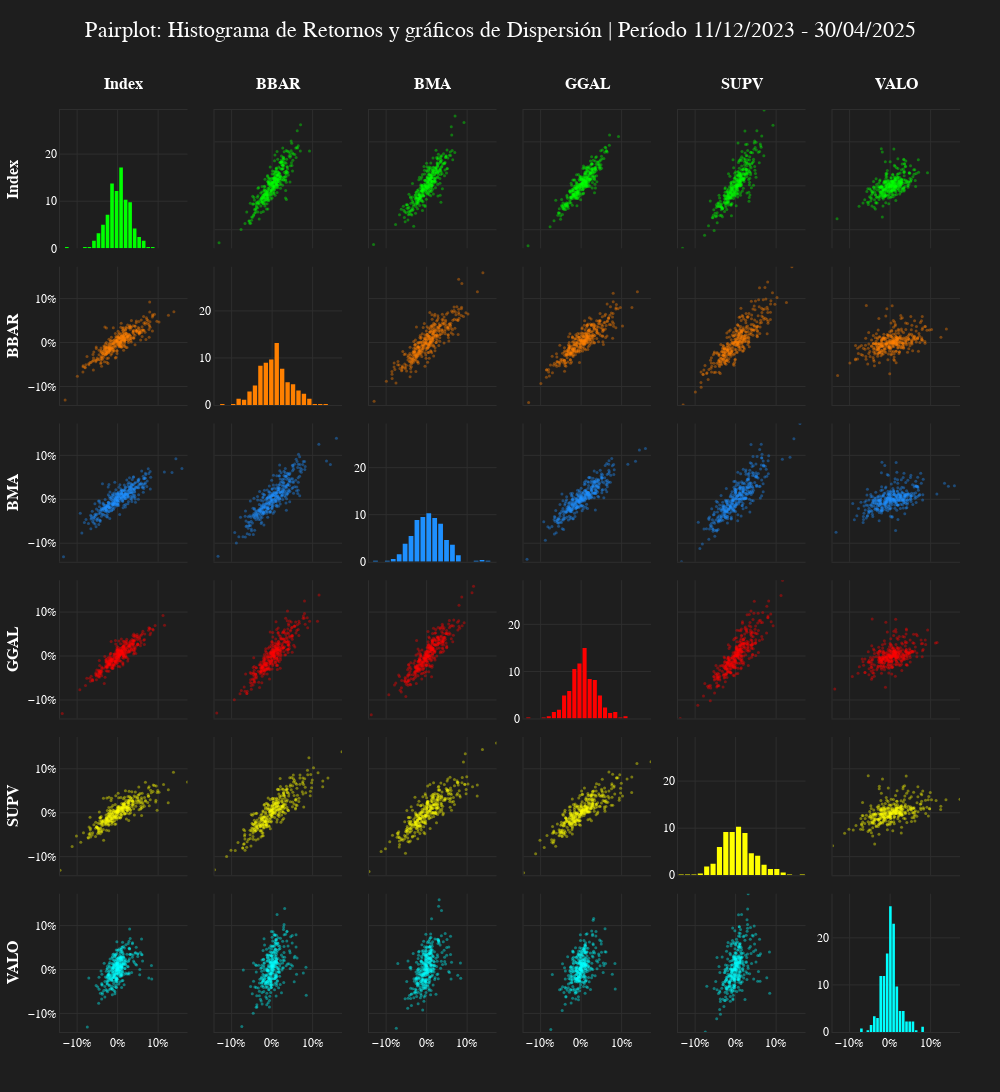

Notebook source saved alongside this figure:
### Markdown cell above
## 5.4 Scatter Matrix

### Code cell
datos = returns
fecha_inicio, fecha_fin = datos.index[[0, -1]]
periodo = f"{fecha_inicio.strftime('%d/%m/%Y')} - {fecha_fin.strftime('%d/%m/%Y')}"

graf_titulo = f'Pairplot: Histograma de Retornos y gráficos de Dispersión | Período {periodo}'

assets = datos.columns

assets_graph = len(datos.columns)
rows_graph = assets_graph
cols_graph = assets_graph

bins_hist = 20
x_min, x_max = datos.min().min(), datos.max().max()
y_max_hist = max(np.histogram(datos[asset], bins=bins_hist, density=True)[0].max() for asset in datos.columns)

fig_pairplot = make_subplots(
	rows=assets_graph, cols=assets_graph, shared_xaxes=True, shared_yaxes=False, horizontal_spacing=0.03, vertical_spacing=0.02)

def actualizar_ejes(row, col, x_range, y_range, is_histogram=False):
	show_x = row == assets_graph  # Mostrar solo en la última fila
	show_y = col == 1 or is_histogram  # Mostrar en la primera columna o si es un histograma

	fig_pairplot.update_xaxes(
		range=x_range, tickformat=".0%", 
		showticklabels=show_x, row=row, col=col)

	fig_pairplot.update_yaxes(
		range=y_range, tickformat=".0f" if is_histogram else ".0%", showticklabels=show_y, row=row, col=col)


for i, asset_x in enumerate(assets):
	for j, asset_y in enumerate(assets):
		row, col = i + 1, j + 1

		if i == j:  # Histograma
			hist_values, bin_edges = np.histogram(datos[asset_x], bins=bins_hist, density=True)
			bin_centers = bin_edges[:-1] + np.diff(bin_edges) / 2

			fig_pairplot.add_trace(go.Bar(x=bin_centers, y=hist_values, marker=dict(opacity=1, color=get_color(i)), showlegend=False), row=row, col=col)
			actualizar_ejes(row, col, [x_min, x_max], [0, y_max_hist * 1.1], is_histogram=True)

		else:  # Gráfico de dispersión
			fig_pairplot.add_trace(go.Scatter(x=datos[asset_x], y=datos[asset_y], mode='markers', marker=dict(size=3, opacity=0.4, color=get_color(i)), showlegend=False), row=row, col=col)
			actualizar_ejes(row, col, [x_min, x_max], [x_min, x_max])


fig_pairplot.update_layout(
	width=1000, height=205*rows_graph, margin=dict(l=60, r=40, t=110, b=60), autosize=True, 
	title=dict(text=graf_titulo, x=0.5, y=0.98))

# Nombres de los activos en la parte superior y en la primera columna
for i, asset in enumerate(assets):
	fig_pairplot.update_xaxes(title_text=f"<b>{asset}</b>", row=1, col=i+1, title_standoff=15, side='top')
	fig_pairplot.update_yaxes(title_text=f"<b>{asset}</b>", row=i+1, col=1)


set_bloomberg_dark(fig_pairplot)
fig_pairplot.show()

### Figure 1 — Plotly figure (JSON) as saved in the notebook; plotly's stock layout.template omitted (floating-point values rounded to 4 significant figures; data arrays with more than 128 entries replaced by an {"elided": "..."} marker saying what was removed)
{"data": [{"marker": {"color": "#00FF00", "opacity": 1}, "showlegend": false, "type": "bar", "x": [-0.1254, -0.1142, -0.1031, -0.09193, -0.08077, -0.06961, -0.05845, -0.04729, -0.03613, -0.02497, -0.01381, -0.002648, 0.008512, 0.01967, 0.03083, 0.04199, 0.05315, 0.06431, 0.07547, 0.08663], "xaxis": "x", "y": [0.2643, 0.0, 0.0, 0.0, 0.2643, 0.2643, 1.586, 3.172, 5.022, 7.137, 13.75, 12.16, 17.18, 10.31, 9.78, 4.229, 2.379, 1.586, 0.2643, 0.2643], "yaxis": "y"}, {"marker": {"color": "#00FF00", "opacity": 0.4, "size": 3}, "mode": "markers", "showlegend": false, "type": "scatter", "x": {"elided": "339 float values"}, "xaxis": "x2", "y": {"elided": "339 float values"}, "yaxis": "y2"}, {"marker": {"color": "#00FF00", "opacity": 0.4, "size": 3}, "mode": "markers", "showlegend": false, "type": "scatter", "x": {"elided": "339 float values"}, "xaxis": "x3", "y": {"elided": "339 float values"}, "yaxis": "y3"}, {"marker": {"color": "#00FF00", "opacity": 0.4, "size": 3}, "mode": "markers", "showlegend": false, "type": "scatter", "x": {"elided": "339 float values"}, "xaxis": "x4", "y": {"elided": "339 float values"}, "yaxis": "y4"}, {"marker": {"color": "#00FF00", "opacity": 0.4, "size": 3}, "mode": "markers", "showlegend": false, "type": "scatter", "x": {"elided": "339 float values"}, "xaxis": "x5", "y": {"elided": "339 float values"}, "yaxis": "y5"}, {"marker": {"color": "#00FF00", "opacity": 0.4, "size": 3}, "mode": "markers", "showlegend": false, "type": "scatter", "x": {"elided": "339 float values"}, "xaxis": "x6", "y": {"elided": "339 float values"}, "yaxis": "y6"}, {"marker": {"color": "#FF8000", "opacity": 0.4, "size": 3}, "mode": "markers", "showlegend": false, "type": "scatter", "x": {"elided": "339 float values"}, "xaxis": "x7", "y": {"elided": "339 float values"}, "yaxis": "y7"}, {"marker": {"color": "#FF8000", "opacity": 1}, "showlegend": false, "type": "bar", "x": [-0.1229, -0.1095, -0.09607, -0.08264, -0.06921, -0.05578, -0.04236, -0.02893, -0.0155, -0.002071, 0.01136, 0.02479, 0.03821, 0.05164, 0.06507, 0.0785, 0.09193, 0.1054, 0.1188, 0.1322], "xaxis": "x8", "y": [0.2197, 0.0, 0.2197, 1.318, 1.098, 2.856, 4.174, 8.348, 9.007, 9.666, 13.18, 7.689, 4.833, 4.394, 3.075, 2.416, 1.318, 0.2197, 0.2197, 0.2197], "yaxis": "y8"}, {"marker": {"color": "#FF8000", "opacity": 0.4, "size": 3}, "mode": "markers", "showlegend": false, "type": "scatter", "x": {"elided": "339 float values"}, "xaxis": "x9", "y": {"elided": "339 float values"}, "yaxis": "y9"}, {"marker": {"color": "#FF8000", "opacity": 0.4, "size": 3}, "mode": "markers", "showlegend": false, "type": "scatter", "x": {"elided": "339 float values"}, "xaxis": "x10", "y": {"elided": "339 float values"}, "yaxis": "y10"}, {"marker": {"color": "#FF8000", "opacity": 0.4, "size": 3}, "mode": "markers", "showlegend": false, "type": "scatter", "x": {"elided": "339 float values"}, "xaxis": "x11", "y": {"elided": "339 float values"}, "yaxis": "y11"}, {"marker": {"color": "#FF8000", "opacity": 0.4, "size": 3}, "mode": "markers", "showlegend": false, "type": "scatter", "x": {"elided": "339 float values"}, "xaxis": "x12", "y": {"elided": "339 float values"}, "yaxis": "y12"}, {"marker": {"color": "#1E90FF", "opacity": 0.4, "size": 3}, "mode": "markers", "showlegend": false, "type": "scatter", "x": {"elided": "339 float values"}, "xaxis": "x13", "y": {"elided": "339 float values"}, "yaxis": "y13"}, {"marker": {"color": "#1E90FF", "opacity": 0.4, "size": 3}, "mode": "markers", "showlegend": false, "type": "scatter", "x": {"elided": "339 float values"}, "xaxis": "x14", "y": {"elided": "339 float values"}, "yaxis": "y14"}, {"marker": {"color": "#1E90FF", "opacity": 1}, "showlegend": false, "type": "bar", "x": [-0.1262, -0.1116, -0.097, -0.08239, -0.06778, -0.05317, -0.03856, -0.02394, -0.009332, 0.00528, 0.01989, 0.0345, 0.04912, 0.06373, 0.07834, 0.09295, 0.1076, 0.1222, 0.1368, 0.1514], "xaxis": "x15", "y": [0.2019, 0.0, 0.2019, 0.6056, 1.615, 3.836, 5.451, 8.883, 9.488, 10.3, 9.287, 8.075, 4.643, 3.634, 1.413, 0.0, 0.0, 0.2019, 0.4038, 0.2019], "yaxis": "y15"}, {"marker": {"color": "#1E90FF", "opacity": 0.4, "size": 3}, "mode": "markers", "showlegend": false, "type": "scatter", "x": {"elided": "339 float values"}, "xaxis": "x16", "y": {"elided": "339 float values"}, "yaxis": "y16"}, {"marker": {"color": "#1E90FF", "opacity": 0.4, "size": 3}, "mode": "markers", "showlegend": false, "type": "scatter", "x": {"elided": "339 float values"}, "xaxis": "x17", "y": {"elided": "339 float values"}, "yaxis": "y17"}, {"marker": {"color": "#1E90FF", "opacity": 0.4, "size": 3}, "mode": "markers", "showlegend": false, "type": "scatter", "x": {"elided": "339 float values"}, "xaxis": "x18", "y": {"elided": "339 float values"}, "yaxis": "y18"}, {"marker": {"color": "#FF0000", "opacity": 0.4, "size": 3}, "mode": "markers", "showlegend": false, "type": "scatter", "x": {"elided": "339 float values"}, "xaxis": "x19", "y": {"elided": "339 float values"}, "yaxis": "y19"}, {"marker": {"color": "#FF0000", "opacity": 0.4, "size": 3}, "mode": "markers", "showlegend": false, "type": "scatter", "x": {"elided": "339 float values"}, "xaxis": "x20", "y": {"elided": "339 float values"}, "yaxis": "y20"}, {"marker": {"color": "#FF0000", "opacity": 0.4, "size": 3}, "mode": "markers", "showlegend": false, "type": "scatter", "x": {"elided": "339 float values"}, "xaxis": "x21", "y": {"elided": "339 float values"}, "yaxis": "y21"}, {"marker": {"color": "#FF0000", "opacity": 1}, "showlegend": false, "type": "bar", "x": [-0.1304, -0.1177, -0.1051, -0.09248, -0.07986, -0.06723, -0.05461, -0.04199, -0.02936, -0.01674, -0.004116, 0.008508, 0.02113, 0.03375, 0.04638, 0.059, 0.07163, 0.08425, 0.09687, 0.1095], "xaxis": "x22", "y": [0.2337, 0.0, 0.0, 0.2337, 0.4674, 1.402, 1.869, 4.907, 5.842, 10.52, 11.68, 14.96, 8.412, 8.179, 4.907, 2.337, 1.168, 1.402, 0.2337, 0.4674], "yaxis": "y22"}, {"marker": {"color": "#FF0000", "opacity": 0.4, "size": 3}, "mode": "markers", "showlegend": false, "type": "scatter", "x": {"elided": "339 float values"}, "xaxis": "x23", "y": {"elided": "339 float values"}, "yaxis": "y23"}, {"marker": {"color": "#FF0000", "opacity": 0.4, "size": 3}, "mode": "markers", "showlegend": false, "type": "scatter", "x": {"elided": "339 float values"}, "xaxis": "x24", "y": {"elided": "339 float values"}, "yaxis": "y24"}, {"marker": {"color": "#FFFF00", "opacity": 0.4, "size": 3}, "mode": "markers", "showlegend": false, "type": "scatter", "x": {"elided": "339 float values"}, "xaxis": "x25", "y": {"elided": "339 float values"}, "yaxis": "y25"}, {"marker": {"color": "#FFFF00", "opacity": 0.4, "size": 3}, "mode": "markers", "showlegend": false, "type": "scatter", "x": {"elided": "339 float values"}, "xaxis": "x26", "y": {"elided": "339 float values"}, "yaxis": "y26"}, {"marker": {"color": "#FFFF00", "opacity": 0.4, "size": 3}, "mode": "markers", "showlegend": false, "type": "scatter", "x": {"elided": "339 float values"}, "xaxis": "x27", "y": {"elided": "339 float values"}, "yaxis": "y27"}, {"marker": {"color": "#FFFF00", "opacity": 0.4, "size": 3}, "mode": "markers", "showlegend": false, "type": "scatter", "x": {"elided": "339 float values"}, "xaxis": "x28", "y": {"elided": "339 float values"}, "yaxis": "y28"}, {"marker": {"color": "#FFFF00", "opacity": 1}, "showlegend": false, "type": "bar", "x": [-0.1344, -0.1186, -0.1029, -0.08717, -0.07144, -0.0557, -0.03996, -0.02422, -0.008488, 0.007249, 0.02299, 0.03872, 0.05446, 0.0702, 0.08593, 0.1017, 0.1174, 0.1331, 0.1489, 0.1646], "xaxis": "x29", "y": [0.1874, 0.1874, 0.1874, 0.3749, 1.874, 2.437, 5.998, 9.185, 9.185, 10.31, 8.998, 4.686, 4.124, 2.249, 1.312, 1.312, 0.5623, 0.1874, 0.0, 0.1874], "yaxis": "y29"}, {"marker": {"color": "#FFFF00", "opacity": 0.4, "size": 3}, "mode": "markers", "showlegend": false, "type": "scatter", "x": {"elided": "339 float values"}, "xaxis": "x30", "y": {"elided": "339 float values"}, "yaxis": "y30"}, {"marker": {"color": "#00FFFF", "opacity": 0.4, "size": 3}, "mode": "markers", "showlegend": false, "type": "scatter", "x": {"elided": "339 float values"}, "xaxis": "x31", "y": {"elided": "339 float values"}, "yaxis": "y31"}, {"marker": {"color": "#00FFFF", "opacity": 0.4, "size": 3}, "mode": "markers", "showlegend": false, "type": "scatter", "x": {"elided": "339 float values"}, "xaxis": "x32", "y": {"elided": "339 float values"}, "yaxis": "y32"}, {"marker": {"color": "#00FFFF", "opacity": 0.4, "size": 3}, "mode": "markers", "showlegend": false, "type": "scatter", "x": {"elided": "339 float values"}, "xaxis": "x33", "y": {"elided": "339 float values"}, "yaxis": "y33"}, {"marker": {"color": "#00FFFF", "opacity": 0.4, "size": 3}, "mode": "markers", "showlegend": false, "type": "scatter", "x": {"elided": "339 float values"}, "xaxis": "x34", "y": {"elided": "339 float values"}, "yaxis": "y34"}, {"marker": {"color": "#00FFFF", "opacity": 0.4, "size": 3}, "mode": "markers", "showlegend": false, "type": "scatter", "x": {"elided": "339 float values"}, "xaxis": "x35", "y": {"elided": "339 float values"}, "yaxis": "y35"}, {"marker": {"color": "#00FFFF", "opacity": 1}, "showlegend": false, "type": "bar", "x": [-0.07091, -0.06296, -0.055, -0.04705, -0.0391, -0.03115, -0.02319, -0.01524, -0.007287, 0.0006659, 0.008619, 0.01657, 0.02452, 0.03248, 0.04043, 0.04838, 0.05634, 0.06429, 0.07224, 0.08019], "xaxis": "x36", "y": [0.7418, 0.0, 0.3709, 1.484, 3.338, 2.967, 11.87, 11.87, 16.69, 26.71, 23.0, 9.644, 4.451, 4.451, 2.226, 2.226, 2.226, 0.3709, 0.0, 1.113], "yaxis": "y36"}], "layout": {"autosize": true, "height": 1230, "margin": {"b": 60, "l": 60, "r": 40, "t": 110}, "title": {"text": "Pairplot: Histograma de Retornos y gráficos de Dispersión | Período 11/12/2023 - 30/04/2025", "x": 0.5, "y": 0.98}, "width": 1000, "xaxis": {"anchor": "y", "domain": [0, 0.1417], "matches": "x31", "range": [-0.1423, 0.1725], "showticklabels": false, "side": "top", "tickformat": ".0%", "title": {"standoff": 15, "text": "<b>Index</b>"}}, "xaxis10": {"anchor": "y10", "domain": [0.515, 0.6567], "matches": "x34", "range": [-0.1423, 0.1725], "showticklabels": false, "tickformat": ".0%"}, "xaxis11": {"anchor": "y11", "domain": [0.6867, 0.8283], "matches": "x35", "range": [-0.1423, 0.1725], "showticklabels": false, "tickformat": ".0%"}, "xaxis12": {"anchor": "y12", "domain": [0.8583, 1], "matches": "x36", "range": [-0.1423, 0.1725], "showticklabels": false, "tickformat": ".0%"}, "xaxis13": {"anchor": "y13", "domain": [0, 0.1417], "matches": "x31", "range": [-0.1423, 0.1725], "showticklabels": false, "tickformat": ".0%"}, "xaxis14": {"anchor": "y14", "domain": [0.1717, 0.3133], "matches": "x32", "range": [-0.1423, 0.1725], "showticklabels": false, "tickformat": ".0%"}, "xaxis15": {"anchor": "y15", "domain": [0.3433, 0.485], "matches": "x33", "range": [-0.1423, 0.1725], "showticklabels": false, "tickformat": ".0%"}, "xaxis16": {"anchor": "y16", "domain": [0.515, 0.6567], "matches": "x34", "range": [-0.1423, 0.1725], "showticklabels": false, "tickformat": ".0%"}, "xaxis17": {"anchor": "y17", "domain": [0.6867, 0.8283], "matches": "x35", "range": [-0.1423, 0.1725], "showticklabels": false, "tickformat": ".0%"}, "xaxis18": {"anchor": "y18", "domain": [0.8583, 1], "matches": "x36", "range": [-0.1423, 0.1725], "showticklabels": false, "tickformat": ".0%"}, "xaxis19": {"anchor": "y19", "domain": [0, 0.1417], "matches": "x31", "range": [-0.1423, 0.1725], "showticklabels": false, "tickformat": ".0%"}, "xaxis2": {"anchor": "y2", "domain": [0.1717, 0.3133], "matches": "x32", "range": [-0.1423, 0.1725], "showticklabels": false, "side": "top", "tickformat": ".0%", "title": {"standoff": 15, "text": "<b>BBAR</b>"}}, "xaxis20": {"anchor": "y20", "domain": [0.1717, 0.3133], "matches": "x32", "range": [-0.1423, 0.1725], "showticklabels": false, "tickformat": ".0%"}, "xaxis21": {"anchor": "y21", "domain": [0.3433, 0.485], "matches": "x33", "range": [-0.1423, 0.1725], "showticklabels": false, "tickformat": ".0%"}, "xaxis22": {"anchor": "y22", "domain": [0.515, 0.6567], "matches": "x34", "range": [-0.1423, 0.1725], "showticklabels": false, "tickformat": ".0%"}, "xaxis23": {"anchor": "y23", "domain": [0.6867, 0.8283], "matches": "x35", "range": [-0.1423, 0.1725], "showticklabels": false, "tickformat": ".0%"}, "xaxis24": {"anchor": "y24", "domain": [0.8583, 1], "matches": "x36", "range": [-0.1423, 0.1725], "showticklabels": false, "tickformat": ".0%"}, "xaxis25": {"anchor": "y25", "domain": [0, 0.1417], "matches": "x31", "range": [-0.1423, 0.1725], "showticklabels": false, "tickformat": ".0%"}, "xaxis26": {"anchor": "y26", "domain": [0.1717, 0.3133], "matches": "x32", "range": [-0.1423, 0.1725], "showticklabels": false, "tickformat": ".0%"}, "xaxis27": {"anchor": "y27", "domain": [0.3433, 0.485], "matches": "x33", "range": [-0.1423, 0.1725], "showticklabels": false, "tickformat": ".0%"}, "xaxis28": {"anchor": "y28", "domain": [0.515, 0.6567], "matches": "x34", "range": [-0.1423, 0.1725], "showticklabels": false, "tickformat": ".0%"}, "xaxis29": {"anchor": "y29", "domain": [0.6867, 0.8283], "matches": "x35", "range": [-0.1423, 0.1725], "showticklabels": false, "tickformat": ".0%"}, "xaxis3": {"anchor": "y3", "domain": [0.3433, 0.485], "matches": "x33", "range": [-0.1423, 0.1725], "showticklabels": false, "side": "top", "tickformat": ".0%", "title": {"standoff": 15, "text": "<b>BMA</b>"}}, "xaxis30": {"anchor": "y30", "domain": [0.8583, 1], "matches": "x36", "range": [-0.1423, 0.1725], "showticklabels": false, "tickformat": ".0%"}, "xaxis31": {"anchor": "y31", "domain": [0, 0.1417], "range": [-0.1423, 0.1725], "showticklabels": true, "tickformat": ".0%"}, "xaxis32": {"anchor": "y32", "domain": [0.1717, 0.3133], "range": [-0.1423, 0.1725], "showticklabels": true, "tickformat": ".0%"}, "xaxis33": {"anchor": "y33", "domain": [0.3433, 0.485], "range": [-0.1423, 0.1725], "showticklabels": true, "tickformat": ".0%"}, "xaxis34": {"anchor": "y34", "domain": [0.515, 0.6567], "range": [-0.1423, 0.1725], "showticklabels": true, "tickformat": ".0%"}, "xaxis35": {"anchor": "y35", "domain": [0.6867, 0.8283], "range": [-0.1423, 0.1725], "showticklabels": true, "tickformat": ".0%"}, "xaxis36": {"anchor": "y36", "domain": [0.8583, 1], "range": [-0.1423, 0.1725], "showticklabels": true, "tickformat": ".0%"}, "xaxis4": {"anchor": "y4", "domain": [0.515, 0.6567], "matches": "x34", "range": [-0.1423, 0.1725], "showticklabels": false, "side": "top", "tickformat": ".0%", "title": {"standoff": 15, "text": "<b>GGAL</b>"}}, "xaxis5": {"anchor": "y5", "domain": [0.6867, 0.8283], "matches": "x35", "range": [-0.1423, 0.1725], "showticklabels": false, "side": "top", "tickformat": ".0%", "title": {"standoff": 15, "text": "<b>SUPV</b>"}}, "xaxis6": {"anchor": "y6", "domain": [0.8583, 1], "matches": "x36", "range": [-0.1423, 0.1725], "showticklabels": false, "side": "top", "tickformat": ".0%", "title": {"standoff": 15, "text": "<b>VALO</b>"}}, "xaxis7": {"anchor": "y7", "domain": [0, 0.1417], "matches": "x31", "range": [-0.1423, 0.1725], "showticklabels": false, "tickformat": ".0%"}, "xaxis8": {"anchor": "y8", "domain": [0.1717, 0.3133], "matches": "x32", "range": [-0.1423, 0.1725], "showticklabels": false, "tickformat": ".0%"}, "xaxis9": {"anchor": "y9", "domain": [0.3433, 0.485], "matches": "x33", "range": [-0.1423, 0.1725], "showticklabels": false, "tickformat": ".0%"}, "yaxis": {"anchor": "x", "domain": [0.85, 1], "range": [0, 29.38], "showticklabels": true, "tickformat": ".0f", "title": {"text": "<b>Index</b>"}}, "yaxis10": {"anchor": "x10", "domain": [0.68, 0.83], "range": [-0.1423, 0.1725], "showticklabels": false, "tickformat": ".0%"}, "yaxis11": {"anchor": "x11", "domain": [0.68, 0.83], "range": [-0.1423, 0.1725], "showticklabels": false, "tickformat": ".0%"}, "yaxis12": {"anchor": "x12", "domain": [0.68, 0.83], "range": [-0.1423, 0.1725], "showticklabels": false, "tickformat": ".0%"}, "yaxis13": {"anchor": "x13", "domain": [0.51, 0.66], "range": [-0.1423, 0.1725], "showticklabels": true, "tickformat": ".0%", "title": {"text": "<b>BMA</b>"}}, "yaxis14": {"anchor": "x14", "domain": [0.51, 0.66], "range": [-0.1423, 0.1725], "showticklabels": false, "tickformat": ".0%"}, "yaxis15": {"anchor": "x15", "domain": [0.51, 0.66], "range": [0, 29.38], "showticklabels": true, "tickformat": ".0f"}, "yaxis16": {"anchor": "x16", "domain": [0.51, 0.66], "range": [-0.1423, 0.1725], "showticklabels": false, "tickformat": ".0%"}, "yaxis17": {"anchor": "x17", "domain": [0.51, 0.66], "range": [-0.1423, 0.1725], "showticklabels": false, "tickformat": ".0%"}, "yaxis18": {"anchor": "x18", "domain": [0.51, 0.66], "range": [-0.1423, 0.1725], "showticklabels": false, "tickformat": ".0%"}, "yaxis19": {"anchor": "x19", "domain": [0.34, 0.49], "range": [-0.1423, 0.1725], "showticklabels": true, "tickformat": ".0%", "title": {"text": "<b>GGAL</b>"}}, "yaxis2": {"anchor": "x2", "domain": [0.85, 1], "range": [-0.1423, 0.1725], "showticklabels": false, "tickformat": ".0%"}, "yaxis20": {"anchor": "x20", "domain": [0.34, 0.49], "range": [-0.1423, 0.1725], "showticklabels": false, "tickformat": ".0%"}, "yaxis21": {"anchor": "x21", "domain": [0.34, 0.49], "range": [-0.1423, 0.1725], "showticklabels": false, "tickformat": ".0%"}, "yaxis22": {"anchor": "x22", "domain": [0.34, 0.49], "range": [0, 29.38], "showticklabels": true, "tickformat": ".0f"}, "yaxis23": {"anchor": "x23", "domain": [0.34, 0.49], "range": [-0.1423, 0.1725], "showticklabels": false, "tickformat": ".0%"}, "yaxis24": {"anchor": "x24", "domain": [0.34, 0.49], "range": [-0.1423, 0.1725], "showticklabels": false, "tickformat": ".0%"}, "yaxis25": {"anchor": "x25", "domain": [0.17, 0.32], "range": [-0.1423, 0.1725], "showticklabels": true, "tickformat": ".0%", "title": {"text": "<b>SUPV</b>"}}, "yaxis26": {"anchor": "x26", "domain": [0.17, 0.32], "range": [-0.1423, 0.1725], "showticklabels": false, "tickformat": ".0%"}, "yaxis27": {"anchor": "x27", "domain": [0.17, 0.32], "range": [-0.1423, 0.1725], "showticklabels": false, "tickformat": ".0%"}, "yaxis28": {"anchor": "x28", "domain": [0.17, 0.32], "range": [-0.1423, 0.1725], "showticklabels": false, "tickformat": ".0%"}, "yaxis29": {"anchor": "x29", "domain": [0.17, 0.32], "range": [0, 29.38], "showticklabels": true, "tickformat": ".0f"}, "yaxis3": {"anchor": "x3", "domain": [0.85, 1], "range": [-0.1423, 0.1725], "showticklabels": false, "tickformat": ".0%"}, "yaxis30": {"anchor": "x30", "domain": [0.17, 0.32], "range": [-0.1423, 0.1725], "showticklabels": false, "tickformat": ".0%"}, "yaxis31": {"anchor": "x31", "domain": [0, 0.15], "range": [-0.1423, 0.1725], "showticklabels": true, "tickformat": ".0%", "title": {"text": "<b>VALO</b>"}}, "yaxis32": {"anchor": "x32", "domain": [0, 0.15], "range": [-0.1423, 0.1725], "showticklabels": false, "tickformat": ".0%"}, "yaxis33": {"anchor": "x33", "domain": [0, 0.15], "range": [-0.1423, 0.1725], "showticklabels": false, "tickformat": ".0%"}, "yaxis34": {"anchor": "x34", "domain": [0, 0.15], "range": [-0.1423, 0.1725], "showticklabels": false, "tickformat": ".0%"}, "yaxis35": {"anchor": "x35", "domain": [0, 0.15], "range": [-0.1423, 0.1725], "showticklabels": false, "tickformat": ".0%"}, "yaxis36": {"anchor": "x36", "domain": [0, 0.15], "range": [0, 29.38], "showticklabels": true, "tickformat": ".0f"}, "yaxis4": {"anchor": "x4", "domain": [0.85, 1], "range": [-0.1423, 0.1725], "showticklabels": false, "tickformat": ".0%"}, "yaxis5": {"anchor": "x5", "domain": [0.85, 1], "range": [-0.1423, 0.1725], "showticklabels": false, "tickformat": ".0%"}, "yaxis6": {"anchor": "x6", "domain": [0.85, 1], "range": [-0.1423, 0.1725], "showticklabels": false, "tickformat": ".0%"}, "yaxis7": {"anchor": "x7", "domain": [0.68, 0.83], "range": [-0.1423, 0.1725], "showticklabels": true, "tickformat": ".0%", "title": {"text": "<b>BBAR</b>"}}, "yaxis8": {"anchor": "x8", "domain": [0.68, 0.83], "range": [0, 29.38], "showticklabels": true, "tickformat": ".0f"}, "yaxis9": {"anchor": "x9", "domain": [0.68, 0.83], "range": [-0.1423, 0.1725], "showticklabels": false, "tickformat": ".0%"}}}
